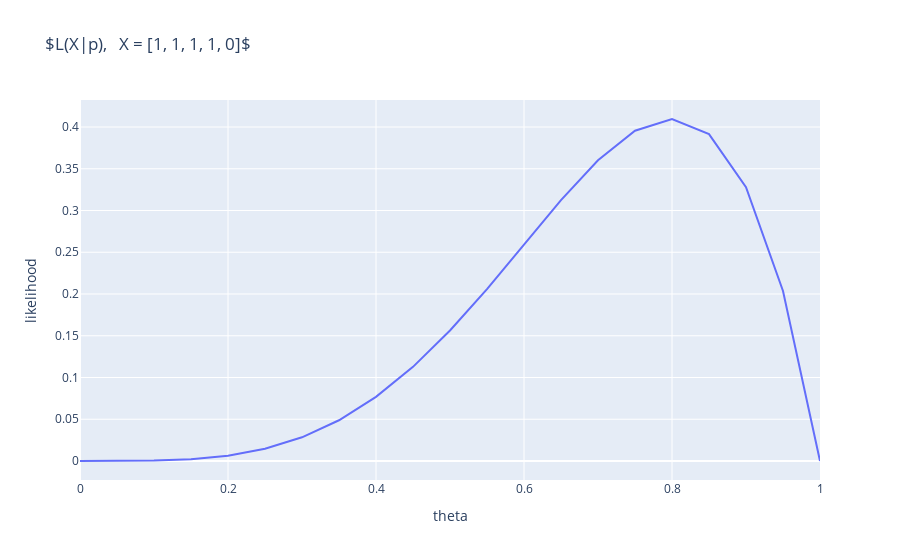

The notebook cell saved with this chart:
### Code cell
import plotly.graph_objects as go
scatter = go.Scatter(x = probs, y = likelihoods)
layout = {'title': '$L(X|p),   X = [1, 1, 1, 1, 0]$', 'xaxis': {'title': 'theta '}, 'yaxis': {'title': 'likelihood'}}
go.Figure(scatter,  layout = layout)

### Figure 1 — Plotly figure (JSON) as saved in the notebook; plotly's stock layout.template omitted (floating-point values rounded to 4 significant figures)
{"data": [{"type": "scatter", "x": [0, 0.05, 0.1, 0.15, 0.2, 0.25, 0.3, 0.35, 0.4, 0.45, 0.5, 0.55, 0.6, 0.65, 0.7, 0.75, 0.8, 0.85, 0.9, 0.95, 1], "y": [0, 2.969e-05, 0.00045, 0.002152, 0.0064, 0.01465, 0.02835, 0.04877, 0.0768, 0.1128, 0.1562, 0.2059, 0.2592, 0.3124, 0.3602, 0.3955, 0.4096, 0.3915, 0.3281, 0.2036, 0]}], "layout": {"autosize": true, "title": {"text": "$L(X|p),   X = [1, 1, 1, 1, 0]$"}, "xaxis": {"autorange": true, "range": [0, 1], "title": {"text": "theta "}, "type": "linear"}, "yaxis": {"autorange": true, "range": [-0.02276, 0.4324], "title": {"text": "likelihood"}, "type": "linear"}}}
